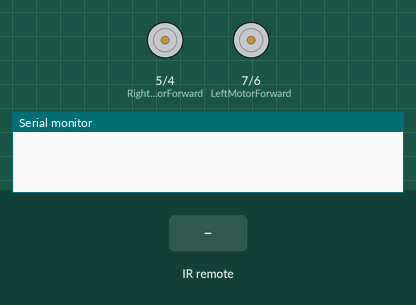
A sketch run on a simulated Arduino Uno, built with avr-gcc and run on an emulated ATmega328P. Shown: motor-driver pin pairs drawn as motors (green arrow = first pin HIGH = forward, orange = second pin HIGH = backward, longer = more drive), the last lines printed to the serial monitor. The inputs (shaded band) are chosen by the test bench.

Above: at 1.2 s.
1.3 s: infrared code 0xE718FF00 received
At 2.4 s:
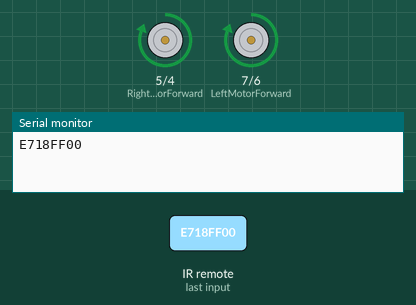
2.8 s: infrared code 0xAD52FF00 received
At 3.5 s:
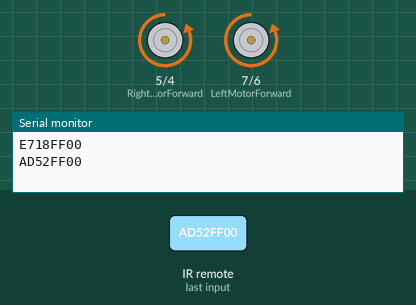
4.3 s: infrared code 0xF708FF00 received
At 4.7 s:
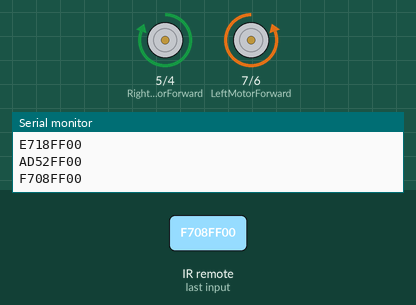
5.8 s: infrared code 0xA55AFF00 received
At 7.0 s:
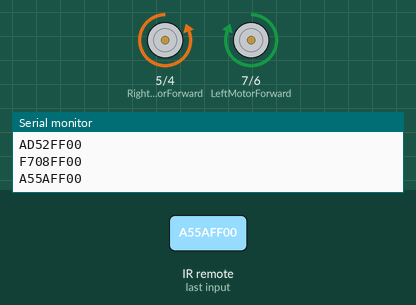
Timing chart, 0 to 8.3 s (numbered marks = the images above; inputs shaded):
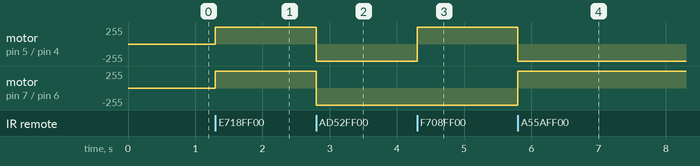

Measured:
- after the input at 1.3 s, motor on pin 5 (RightMotorForward) / pin 4 (RightMotorBackward), motor on pin 7 (LeftMotorForward) / pin 6 (LeftMotorBackward): stopped → forward 255/255 at once
- after the input at 2.8 s, motor on pin 5 (RightMotorForward) / pin 4 (RightMotorBackward), motor on pin 7 (LeftMotorForward) / pin 6 (LeftMotorBackward): forward 255/255 → backward 255/255 at once
- after the input at 4.3 s, motor on pin 5 (RightMotorForward) / pin 4 (RightMotorBackward): backward 255/255 → forward 255/255 at once
- after the input at 5.8 s, motor on pin 5 (RightMotorForward) / pin 4 (RightMotorBackward): forward 255/255 → backward 255/255 at once; motor on pin 7 (LeftMotorForward) / pin 6 (LeftMotorBackward): backward 255/255 → forward 255/255 at once

The sketch:

ir-control-car.ino
```cpp
#include <IRremote.h>

// ===== IR =====
#define IR_PIN 11

// ===== MOTOR PINS (L298N) =====
const int LeftMotorForward = 7;
const int LeftMotorBackward = 6;
const int RightMotorForward = 5;
const int RightMotorBackward = 4;

// ===== IR CODES (YOUR REMOTE) =====
#define IR_UP     0xE718FF00
#define IR_DOWN   0xAD52FF00
#define IR_LEFT   0xF708FF00
#define IR_RIGHT  0xA55AFF00
#define IR_OK     0xE31CFF00

void setup() {
  Serial.begin(9600);

  pinMode(LeftMotorForward, OUTPUT);
  pinMode(LeftMotorBackward, OUTPUT);
  pinMode(RightMotorForward, OUTPUT);
  pinMode(RightMotorBackward, OUTPUT);

  IrReceiver.begin(IR_PIN, ENABLE_LED_FEEDBACK);
}

void loop() {
  if (IrReceiver.decode()) {

    unsigned long code = IrReceiver.decodedIRData.decodedRawData;
    Serial.println(code, HEX);

    if (code == IR_UP) {
      moveForward();
    }
    else if (code == IR_DOWN) {
      moveBackward();
    }
    else if (code == IR_LEFT) {
      turnLeft();
    }
    else if (code == IR_RIGHT) {
      turnRight();
    }
    else if (code == IR_OK) {
      moveStop();
    }

    IrReceiver.resume();
  }
}

// ===== MOTOR FUNCTIONS =====
void moveForward() {
  digitalWrite(LeftMotorForward, HIGH);
  digitalWrite(RightMotorForward, HIGH);
  digitalWrite(LeftMotorBackward, LOW);
  digitalWrite(RightMotorBackward, LOW);
}

void moveBackward() {
  digitalWrite(LeftMotorBackward, HIGH);
  digitalWrite(RightMotorBackward, HIGH);
  digitalWrite(LeftMotorForward, LOW);
  digitalWrite(RightMotorForward, LOW);
}

void turnLeft() {
  digitalWrite(LeftMotorBackward, HIGH);
  digitalWrite(RightMotorForward, HIGH);
  digitalWrite(LeftMotorForward, LOW);
  digitalWrite(RightMotorBackward, LOW);
}

void turnRight() {
  digitalWrite(LeftMotorForward, HIGH);
  digitalWrite(RightMotorBackward, HIGH);
  digitalWrite(LeftMotorBackward, LOW);
  digitalWrite(RightMotorForward, LOW);
}

void moveStop() {
  digitalWrite(LeftMotorForward, LOW);
  digitalWrite(RightMotorForward, LOW);
  digitalWrite(LeftMotorBackward, LOW);
  digitalWrite(RightMotorBackward, LOW);
}
```
